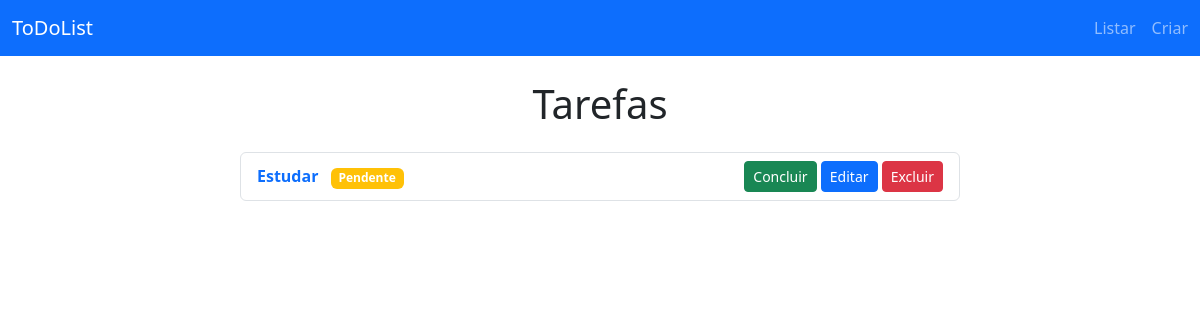
/, run on an earlier commit of the app's database.
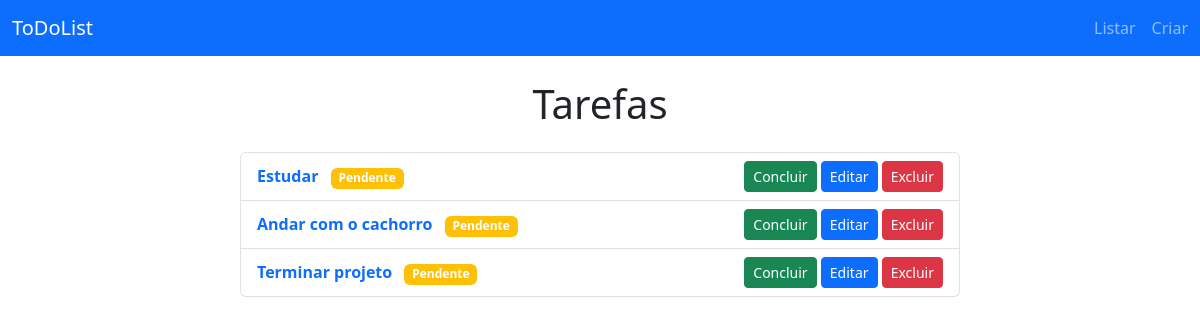
And on a later commit of the database.
### tarefas/models.py (models this page shows, shortened)
class Tarefa(models.Model):
    titulo = models.CharField(max_length=200)
    descricao = models.TextField(blank = True, null = True)
    concluido = models.BooleanField(default=False)
    data_criacao = models.DateTimeField(auto_now_add=True)

### tarefas/views.py (the view)
# urls.py: path('', ListarTarefa.as_view(), name = 'listar_tarefas'),
class ListarTarefa(ListView):
    model = Tarefa
    template_name = 'listar_tarefas.html'
    context_object_name = 'tarefas'

### templates/listar_tarefas.html (shortened to what this page needs)
{% extends 'base.html' %}
{% block content %}
<div class="container mt-4">
    <div class="row justify-content-center">
        <div class="col-md-8">
            <h1 class="text-center mb-4">Tarefas</h1>
            <ul class="list-group">
                {% for tarefa in tarefas %}
                    <li class="list-group-item d-flex justify-content-between align-items-center">
                        <div>
                            <strong>
                                <a href="{% url 'detalhar_tarefa' tarefa.pk %}" class="text-decoration-none">
                                    {{ tarefa.titulo }}
                                </a>
                            </strong>
                            <span class="badge {% if tarefa.concluido %}bg-success{% else %}bg-warning{% endif %} ms-2">
                                {% if tarefa.concluido %}Concluída{% else %}Pendente{% endif %}
                            </span>
                        </div>
                        <div>
                            {% if not tarefa.concluido %}
                                <form action="{% url 'marcar_concluida' tarefa.pk %}" method="post" style="display:inline;">
                                    <button type="submit" class="btn btn-sm btn-success">Concluir</button>
                                </form>
                            {% endif %}
                            <a href="{% url 'editar_tarefa' tarefa.pk %}" class="btn btn-sm btn-primary">Editar</a>
                            <a href="{% url 'deletar_tarefa' tarefa.pk %}" class="btn btn-sm btn-danger">Excluir</a>
                        </div>
                    </li>
                {% empty %}
                    <li class="list-group-item text-center text-muted">Não há tarefas.</li>
                {% endfor %}
            </ul>
        </div>
    </div>
</div>
{% endblock content %}

What changed in the data, as far as the page shows it:
added Tarefa: titulo "Andar com o cachorro", concluido "Pendente"
added Tarefa: titulo "Terminar projeto", concluido "Pendente"
